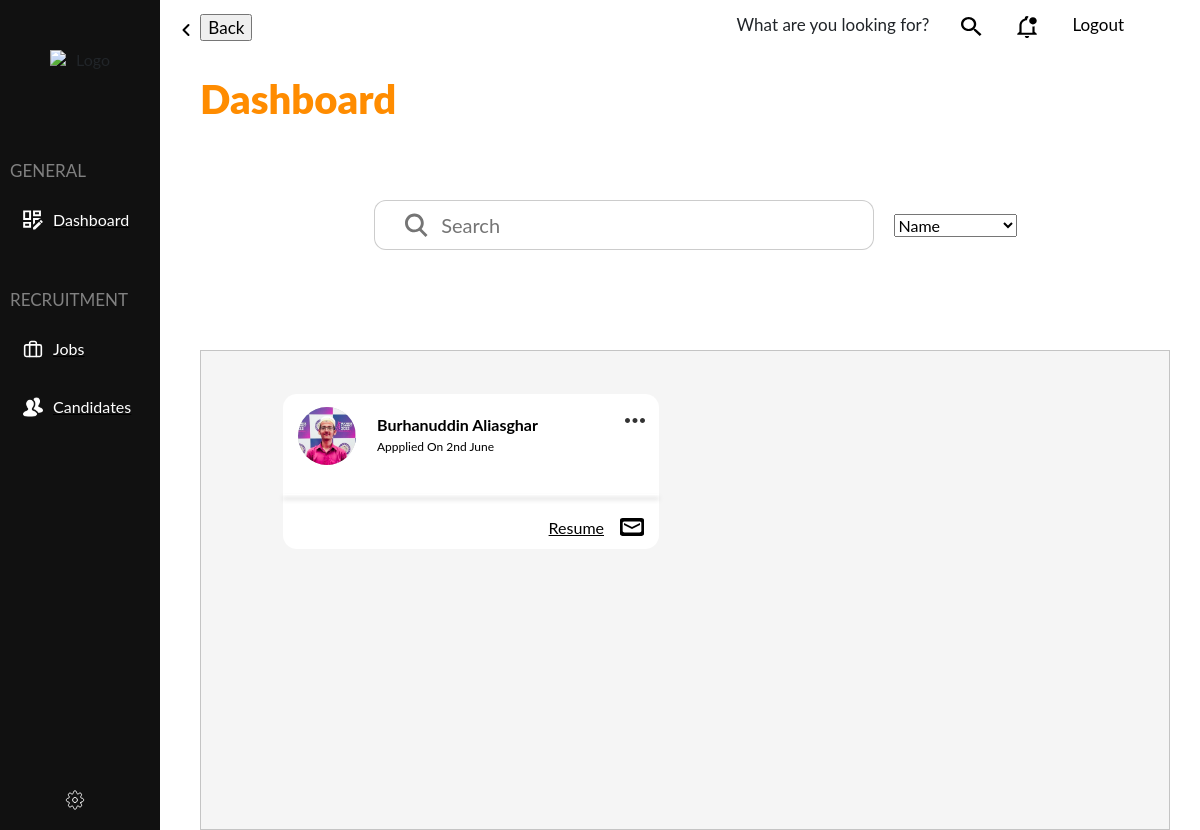
Screenshot of /recruiters/dashboard (signed in) with the database file from the repository.
### apps/applicants/models/candidate.py (models this page shows, shortened)
class Candidate(models.Model):
    candidate_ID = models.CharField(
        verbose_name="64-character Random ID string for Candidates",
        primary_key=True,
        max_length=64,
        db_index=False,
    )
    user = models.OneToOneField(
        to=User,
        on_delete=models.CASCADE,
        db_index=True,
        unique=True,
        verbose_name="User",
        related_name="candidate"
    )
    created_At = models.DateTimeField(
        verbose_name="Date and Time of Creation",
        auto_now=False,
        auto_now_add=True,
        db_index=False,
    )
    first_Name = models.CharField(
        max_length=64,
    )
    last_Name = models.CharField(
        max_length=64,
    )

### apps/applicants/models/stage_application.py (models this page shows, shortened)
class Candidate_Application(models.Model):
    application_ID = models.ForeignKey(
        to=Application,
        on_delete=models.CASCADE,
        db_index=True,
        related_name="candidate_applications"
    )
    candidate_ID = models.OneToOneField(
        to=Candidate,
        on_delete=models.CASCADE,
        db_index=True,
        related_name="candidate_application"
    )
    ACCEPTED = 'A'
    REJECTED = 'R'
    UNDECIDED = 'U'
    STATUS_CHOICES = [
        (ACCEPTED, 'Accepted'),
        (REJECTED, 'Rejected'),
        (UNDECIDED, 'Undecided'),
    ]
    status = models.CharField(
        verbose_name="Application Status",
        max_length=1,
        choices=STATUS_CHOICES,
        db_index=False,
    )
    profile = models.ForeignKey(
        to=Profile,
        on_delete=models.CASCADE,
        db_index=False,
        related_name="candidate_application"
    )
    education = models.ForeignKey(
        to=Education,
        on_delete=models.CASCADE,
        db_index=False,
        related_name="candidate_application"
    )
    experience = models.ForeignKey(
        to=Experience,
        on_delete=models.CASCADE,
        db_index=False,
        related_name="candidate_application"
    )

class Profile(models.Model):
    national_ID = models.CharField(
        verbose_name="National ID Card Number",
        max_length=13,
        db_index=True,
    )
    phone = models.CharField(
        verbose_name="Phone Number",
        max_length=11,
        db_index=True,
    )
    date_Of_Birth = models.DateField(
        verbose_name="Date of Birth",
        auto_now=False,
        auto_now_add=False,
        db_index=False,
    )
    photo_File_Name = models.CharField(
        max_length=64,
        null=True,
        db_index=False
    )
    resume_File_Name = models.CharField(
        max_length=64,
        db_index=False,
        null=False,
    )

### apps/recruiters/views.py (the view)
# urls.py: path('dashboard', views.dashboard, name='dashboard'),
@login_required
@user_passes_test(a_helpers.is_recruiter)
def dashboard(request):
    return render(request, 'recruiters/dashboard.html', {
        'heading': 'Dashboard',
        'user': request.user,
        'candidates': r_helpers.filter_valid_candidates(a_models.Candidate.objects.all()),
        'search_types': SEARCH_TYPES.values(),
        'email_form': r_forms.EmailCandidateForm(),
    })

### apps/recruiters/forms.py
class EmailCandidateForm(forms.Form):
    subject = forms.CharField(
        widget=forms.Textarea(
            attrs={
                'class': 'form-control',
            }
    ))
    message = forms.CharField(
        widget=forms.Textarea(
            attrs={
                'class': 'form-control',
            }
    ))

### apps/applicants/helpers.py (called while the page is built)
def is_recruiter(user):
    return user.groups.filter(name='Recruiters').exists()

### apps/recruiters/helpers.py (called while the page is built)
def filter_valid_candidates(candidates):
    valid_candidates = []
    for candidate in candidates:
        if hasattr(candidate, 'candidate_application'):
            valid_candidates.append(candidate)
    return valid_candidates

### apps/recruiters/templatetags/mytags.py (called while the page is built)
@register.simple_tag(name='get_candidate_img_src')
def get_candidate_img_src(candidate_ID):
    candidate_application = a_models.Candidate_Application.objects.get(candidate_ID=candidate_ID)
    file_name = a_models.Profile.objects.get(id=candidate_application.profile.id).photo_File_Name
    if file_name is None:
        file_name = ''
    path = settings.MEDIA_URL + 'candidate_documents/' + str(candidate_ID) + '/' + file_name
    print(path)
    return path

@register.simple_tag(name='get_candidate_resume_src')
def get_candidate_resume_src(candidate_ID):
    from apps.applicants.models import Candidate #pylint: disable=import-outside-toplevel
    candidate = Candidate.objects.get(candidate_ID=candidate_ID)
    file_name = candidate.candidate_application.profile.resume_File_Name
    if file_name is None:
        file_name = ''
    path = settings.MEDIA_URL + 'candidate_documents/' + str(candidate_ID) + '/' + str(file_name)
    return path

### templates/recruiters/dashboard.html (shortened to what this page needs)
{% extends "recruiters/layout.html" %}
{% load static %}
{% load widget_tweaks %}
{% load mytags %}
{% block head %}
    <link href="{% static 'recruiters/styles-job.css' %}" rel="stylesheet">
    <link href="{% static 'recruiters/styles-candidates.css' %}" rel="stylesheet">
    <link href="{% static 'recruiters/styles-modal.css' %}" rel="stylesheet">
    <link href="{% static 'recruiters/styles-search.css' %}" rel="stylesheet">
{% endblock %}
{% block content %}
    <form action="" id="search_form" data-URL="{% url 'recruiters:search_candidates' %}" class="block-wrapper">
        <div class="block title">
            <div class="search-box">
                <img class="search-icon" alt="" src="{% static 'recruiters/icon-search.svg' %}" />
                <input class="search-your-team" type="text" name="search" id="search_query" placeholder="Search">
            </div>
        </div>
        <div class="block">
            <select id="search_type">
                {% for type in search_types %}
                    <option value="{{ type.value }}">{{ type.verbose_name }}</option>
                {% endfor %}
            </select>
        </div>
    </form>
    <div id="search_results">
        {% include "recruiters/div_candidates.html" %}
    </div>
{% endblock %}

### templates/recruiters/div_candidates.html
{% load static %}
{% load mytags %}
<div class="row">
    {% for candidate in candidates %}
        <div class="col-md-4 candidate-box">
            <div class="rectangle-parent" id="groupContainer">
                <a href="{% url 'recruiters:candidate' candidate.candidate_ID %}">
                    <div class="candidate-top">
                        <div class="ellipse-icon">
                            <img class="image" alt="" src="{% get_candidate_img_src candidate.candidate_ID %}" />
                        </div>
                        <div class="name">
                            <div>{{ candidate.first_Name }} {{ candidate.last_Name }}</div>
                            <div class="applied-on">Appplied On 2nd June</div>
                        </div>
                        <div class="icon dots">
                            <img alt="" src="{% static 'recruiters/icon-h-dots.svg' %}" />
                        </div>
                    </div>
                </a>
                <div class="above-line">
                </div>
                <div class="line"></div>
                <div class="below-line">
                    <a class="resume" href="{% get_candidate_resume_src candidate.candidate_ID %}">Resume</a>
                    <img class="email icon" id="email-candidate" alt="" src="{% static 'recruiters/icon-email.svg' %}" />
                </div>
            </div>
        </div>
    {% endfor %}
</div>

### static/recruiters/styles.css (style rules this page uses)
:root { --primary-color-light: #FF8C00; --primary-color-dark: #f16825; --text-s-regular: 400 12px/16px var(--font-poppins); --font-poppins: Poppins; --font-inter: Inter; --text-s-regular-size: 12px; --text-l-regular-size: 16px; --heading-s-size: 20px; --neutral-10: #fff; --neutral-70: #757575; --neutral-100: #0a0a0a; --neutral-80: #616161; --primary-color: #f16825; --fadetext: #757575; --t1: rgba(0, 0, 0, 0.2); --t2: #fff; --color-gray-100: rgba(255, 255, 255, 0.5); --gap-base: 16px; --gap-5xs: 8px; --gap-12xl: 31px; --padding-5xl: 24px; --padding-xl: 20px; --br-6xl: 24px; --br-7xs: 6px; --br-base: 16px; --br-sm: 14px; --shadow-1: 0px 1px 2px rgba(0, 0, 0, 0.12); --btn-width: 100%; }
body { font-family: "Lato", sans-serif; background-color: whitesmoke; }
a { color:black; }

### static/recruiters/styles-job.css (style rules this page uses)
body { margin: 0; line-height: normal; }
:root { --text-s-regular: 400 12px/16px var(--font-poppins); --font-poppins: Poppins; --font-inter: Inter; --text-s-regular-size: 12px; --text-l-regular-size: 16px; --heading-s-size: 20px; --neutral-10: #fff; --neutral-70: #757575; --neutral-100: #0a0a0a; --neutral-80: #616161; --primary-color: #f16825; --fadetext: #757575; --t1: rgba(0, 0, 0, 0.2); --gap-base: 16px; --gap-5xs: 8px; --padding-5xl: 24px; --br-6xl: 24px; --br-7xs: 6px; --shadow-1: 0px 1px 2px rgba(0, 0, 0, 0.12); --btn-width: 100%; }
body { background-color: white; }

### static/recruiters/styles-candidates.css (style rules this page uses)
.rectangle-parent { position: relative; top: 43px; left: 82px; width: auto; height: auto; border-radius: var(--br-sm); background-color: var(--t2); }
.name { position: absolute; top: 20px; left: 94px; line-height: 135.5%; width: 66%; height: 30px; font-size: 18x; font-weight: 700; }
.applied-on { font-size: var(--text-s-regular-size); font-weight: 400; }
.line { position: relative; box-shadow: 0 4px 4px rgba(86, 86, 86, 0.5); border-top: 1px solid var(--color-gray-100); box-sizing: border-box; width: 100%; height: 1px; }
.ellipse-icon { position: absolute; top: 13px; left: 15px; width: 58px; height: 58px; border-radius: 50%; overflow: hidden; background-color: var(--t1); }
.candidate-top { position: relative; width: 100%; height: 80px; }
.above-line { position: relative; width: 100%; padding: 10px 10px; height: auto; display: flex; flex-direction: column; justify-content: right; gap: var(--gap-base); }
.below-line { position: relative; width: 100%; padding: 10px 15px; margin: 10px 0; height: auto; display: flex; align-items: center; justify-content: right; gap: var(--gap-base); text-align: center; }
.icon { width: 24px; height: 24px; }
.resume { font-size: 16px; }
.dots { position: absolute; top:15px; right:10px; }
.candidate-box { width: 400px; height:auto; padding: auto; margin-bottom: 50px; margin-right: 50px; }
.image { width: 100%; height: 100%; object-fit: cover; }

### static/recruiters/styles-search.css (style rules this page uses)
.search-icon { position: relative; width: 24px; height: 25px; }
.search-your-team { position: relative; line-height: 20px; display: inline-block; width: 90%; flex-shrink: 0; border: none; outline: none; box-shadow: none; background-color: transparent; font-size: inherit; }
.search-box { position: relative; border-radius: 12px; background-color: #fff; border: 1px solid var(--t1); box-sizing: border-box; width: 500px; height: 50px; overflow: hidden; padding: var(--padding-5xl) 0 var(--padding-5xl) var(--padding-5xl); transition: all 0.3s ease-in-out; display: flex; align-items: center; justify-content: center; gap: 10px; text-align: left; font-size: 20px; color: var(--fadetext); display: flex; }
#search_results { background-color: whitesmoke; margin-right:20px; border: 1px solid var(--t1); height: calc(60vh); overflow-y: scroll; overflow-x: hidden; margin-top: 50px; }

### templates/recruiters/dashboard.html (style rules this page uses)
.block-wrapper { width:fit-content; padding: 50px 0; margin: 0 auto; display: flex; flex-direction: row; justify-content: center; align-items: center; }
.block.title { float:left; text-align: left; font-weight: bold; }
.block { float:right; }
.block + .block { margin-left: 20px; }

### rows the page displays
Candidate: candidate_ID.photo_File_Name (picture), first_Name "Burhanuddin", last_Name "Aliasghar"

### other values shown
{{ heading }} "Dashboard"
form field value "Name"
